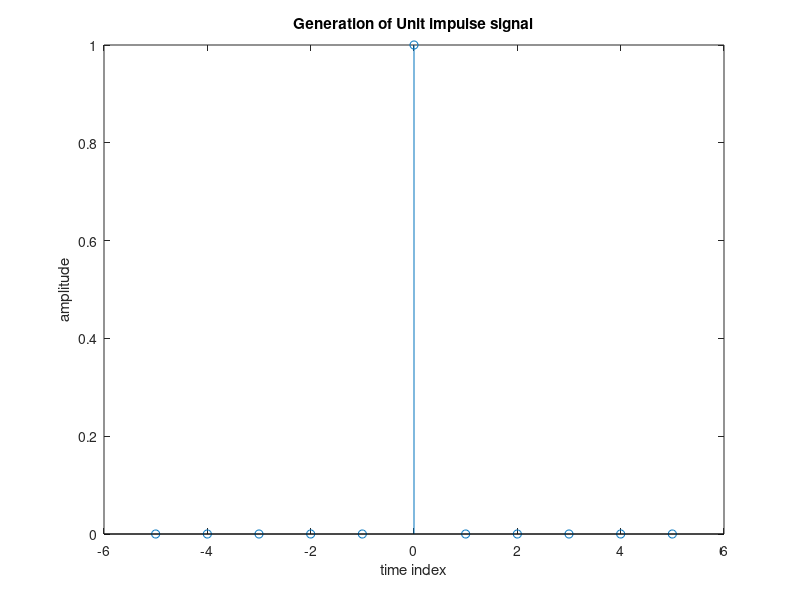

Recreate this plot in MATLAB.
clc; % To clear the Screen
clear all; % To clear all the previous variables.
close all; % To close all the previous windows
n=input('Enter desired length of the sequence:'); % input statement is used to feed the input value
time=-n:n; % variable allocation
impulse=[zeros(1,n) 1 zeros(1,n)]; % impulse generation
disp(impulse); % To display the impulse output
stem(time, impulse); % To plot the Discrete signal
xlabel('time index'); % labeling the x axis
ylabel('amplitude'); % labeling the y axis.
title('Generation of Unit impulse signal');
